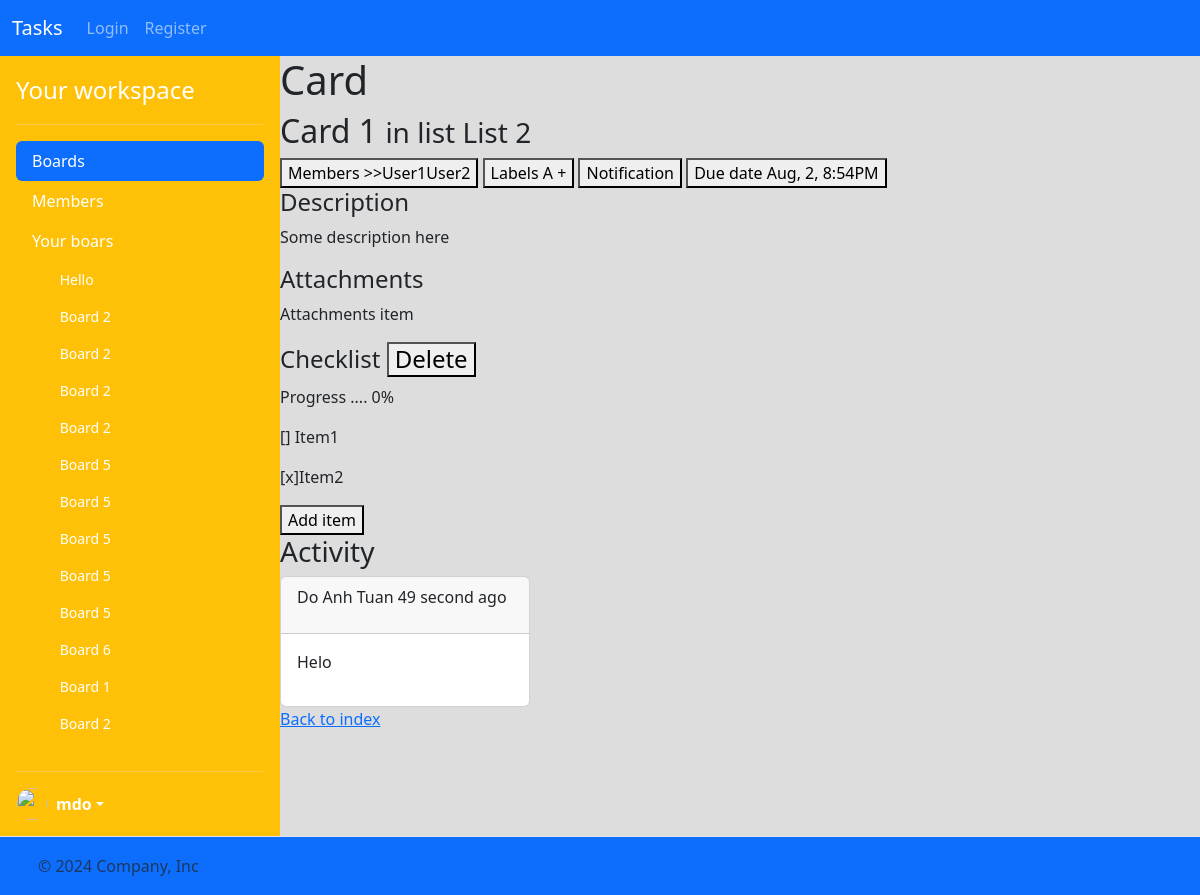
The page /cards/45 on the database as committed earlier.
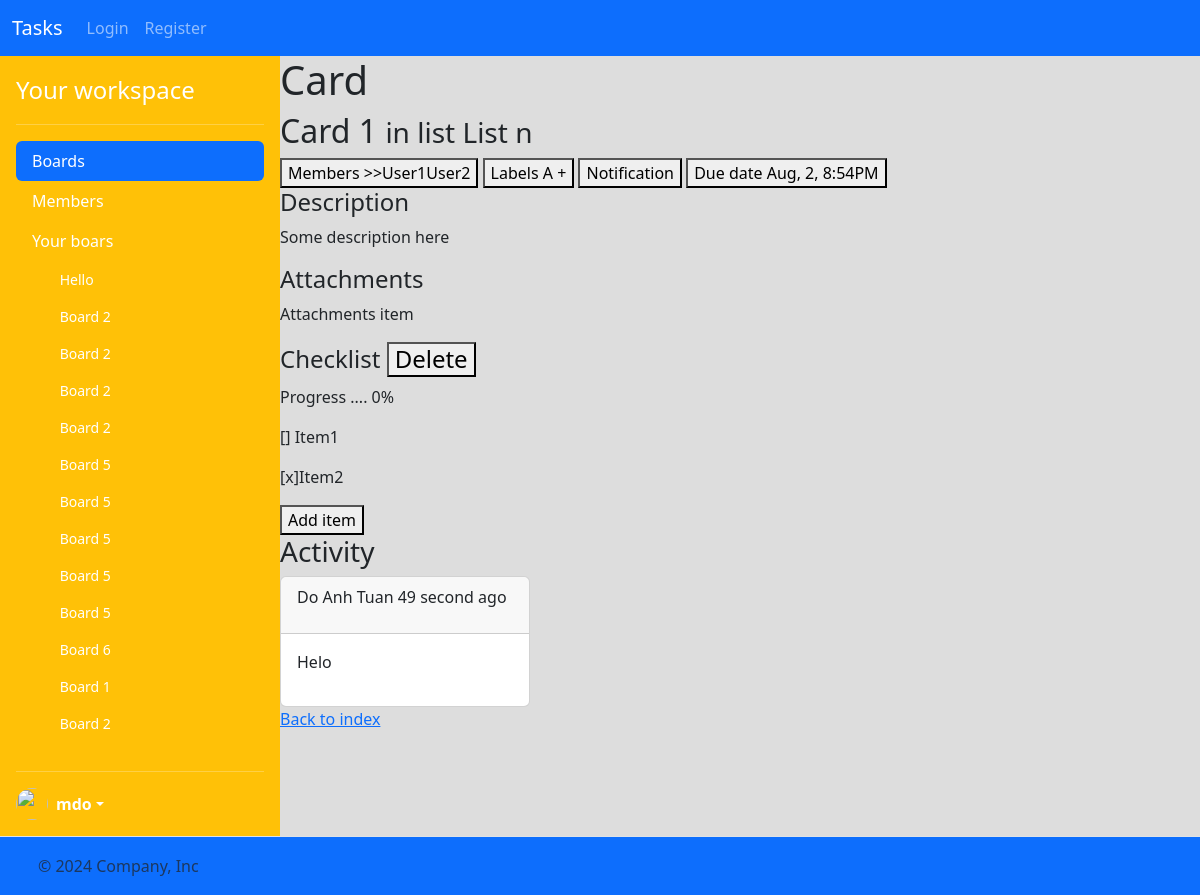
The same page on the database as committed later.
### task/models.py (models this page shows)
class Card(models.Model):
    list = models.ForeignKey("List", on_delete=models.CASCADE, related_name="cards")
    labels = models.ManyToManyField("Label", related_name="cards")
    attachments = models.ManyToManyField("Attachment", related_name="cards")
    description = models.CharField(max_length=256)
    due_date = models.DateTimeField(null=True, blank=True)
    position = models.DecimalField(max_digits=10, decimal_places=2)
    created_at = models.DateTimeField(auto_now_add=True)

class List(models.Model):
    board = models.ForeignKey("Board", on_delete=models.CASCADE, related_name="lists")
    name = models.CharField(max_length=256)
    position = models.DecimalField(max_digits=10, decimal_places=2)
    created_at = models.DateTimeField(auto_now_add=True)

### task/views.py (the view)
# urls.py: path("cards/<int:card_id>", views.card, name="card"),
@csrf_exempt
def card(request, card_id):
    card = Card.objects.filter(id=card_id).first()
    if card is None:
        return JsonResponse({"messag": "Card does not exist!"}, status=400)
    return render(
        request, "task/card.html", {"card": card, "boards": Board.objects.all()}
    )

### task/templates/task/card.html (shortened to what this page needs)
{% extends "task/layout.html" %}
{% block main %}
<h1>Card</h1>
<h2>{{ card.description }} <small>in list <span class="text-grey">{{ card.list.name }}</span></small></h2>
<div>
    <button>Members >><span>User1</span><span>User2</span></button>
    <button>Labels A +</button>
    <button>Notification</button>
    <button>Due date Aug, 2, 8:54PM</button>
</div>
<h4>Description</h4>
<p>Some description here</p>
<h4>Attachments</h4>
<div>
    <p>Attachments item</p>
</div>
<h4>Checklist <button>Delete</button></h4>
<p>Progress .... 0%</p>
<p>[] Item1</p>
<p>[x]Item2</p>
<button>Add item</button>
<h3>Activity</h3>
<div class="card" style="max-width: 250px;">
    <div class="card-header">
        <p>Do Anh Tuan <span>49 second ago</spam></p>
    </div>
    <div class="card-body">
        <p>Helo</p>
    </div>
</div>
<div>
    <a href={% url 'index' %}>Back to index</a>
</div>
</div>
{% endblock %}

Rows that differ between the two databases and show on the page:
changed Card "Card 1": list.name "List 2" → "List n"
